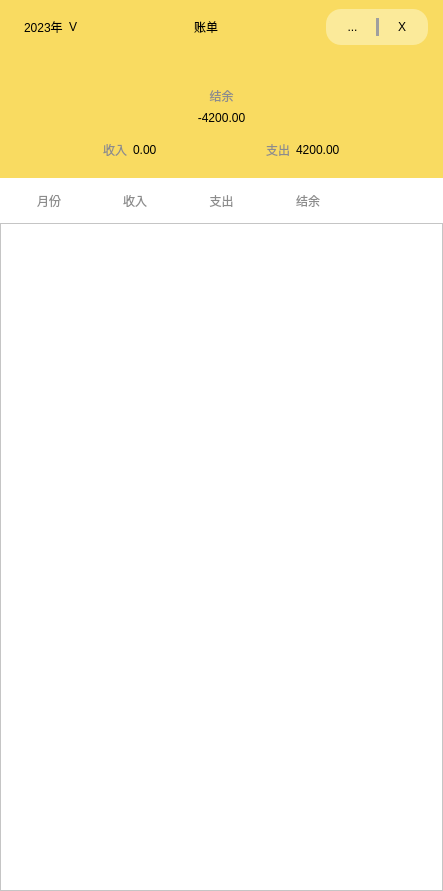
<?xml version="1.0" encoding="UTF-8"?>
<ui version="4.0">
 <class>BillSubArea</class>
 <widget class="QWidget" name="BillSubArea">
  <property name="geometry">
   <rect>
    <x>0</x>
    <y>0</y>
    <width>443</width>
    <height>891</height>
   </rect>
  </property>
  <property name="windowTitle">
   <string>Form</string>
  </property>
  <property name="styleSheet">
   <string notr="true">background-color: rgb(255, 255, 255);</string>
  </property>
  <layout class="QGridLayout" name="gridLayout_2">
   <property name="leftMargin">
    <number>0</number>
   </property>
   <property name="topMargin">
    <number>0</number>
   </property>
   <property name="rightMargin">
    <number>0</number>
   </property>
   <property name="bottomMargin">
    <number>0</number>
   </property>
   <property name="spacing">
    <number>0</number>
   </property>
   <item row="0" column="0">
    <widget class="QWidget" name="backgroundwidget" native="true">
     <property name="sizePolicy">
      <sizepolicy hsizetype="Expanding" vsizetype="Expanding">
       <horstretch>0</horstretch>
       <verstretch>0</verstretch>
      </sizepolicy>
     </property>
     <property name="styleSheet">
      <string notr="true">background-color: rgb(255, 255, 255);
color: rgb(0, 0, 0);</string>
     </property>
     <layout class="QGridLayout" name="gridLayout" rowstretch="4,1,15">
      <property name="leftMargin">
       <number>0</number>
      </property>
      <property name="topMargin">
       <number>0</number>
      </property>
      <property name="rightMargin">
       <number>0</number>
      </property>
      <property name="bottomMargin">
       <number>0</number>
      </property>
      <property name="spacing">
       <number>0</number>
      </property>
      <item row="0" column="0">
       <widget class="QWidget" name="widget_4" native="true">
        <property name="styleSheet">
         <string notr="true">background-color: rgb(249, 219, 97);</string>
        </property>
        <layout class="QVBoxLayout" name="verticalLayout">
         <property name="leftMargin">
          <number>0</number>
         </property>
         <property name="rightMargin">
          <number>0</number>
         </property>
         <item>
          <layout class="QHBoxLayout" name="horizontalLayout_3">
           <property name="leftMargin">
            <number>15</number>
           </property>
           <property name="rightMargin">
            <number>15</number>
           </property>
           <item>
            <widget class="QWidget" name="widget_2" native="true">
             <property name="styleSheet">
              <string notr="true">border:none;
color: rgb(0, 0, 0);</string>
             </property>
             <layout class="QHBoxLayout" name="horizontalLayout_2">
              <item>
               <widget class="QLabel" name="label_year">
                <property name="styleSheet">
                 <string notr="true">
font: 18pt &quot;微软雅黑&quot;;</string>
                </property>
                <property name="text">
                 <string>2023年</string>
                </property>
               </widget>
              </item>
              <item>
               <widget class="QLabel" name="label_year_arrow">
                <property name="styleSheet">
                 <string notr="true">font: 18pt &quot;微软雅黑&quot;;</string>
                </property>
                <property name="text">
                 <string>V</string>
                </property>
               </widget>
              </item>
             </layout>
            </widget>
           </item>
           <item>
            <spacer name="horizontalSpacer">
             <property name="orientation">
              <enum>Qt::Horizontal</enum>
             </property>
             <property name="sizeHint" stdset="0">
              <size>
               <width>40</width>
               <height>20</height>
              </size>
             </property>
            </spacer>
           </item>
           <item>
            <widget class="QLabel" name="label_5">
             <property name="styleSheet">
              <string notr="true">font: 20pt &quot;微软雅黑&quot;;</string>
             </property>
             <property name="text">
              <string>账单</string>
             </property>
             <property name="alignment">
              <set>Qt::AlignCenter</set>
             </property>
            </widget>
           </item>
           <item>
            <spacer name="horizontalSpacer_2">
             <property name="orientation">
              <enum>Qt::Horizontal</enum>
             </property>
             <property name="sizeHint" stdset="0">
              <size>
               <width>40</width>
               <height>20</height>
              </size>
             </property>
            </spacer>
           </item>
           <item>
            <widget class="QWidget" name="widget_Help" native="true">
             <property name="styleSheet">
              <string notr="true">background-color: rgb(251, 234, 154);
border-radius:15px;</string>
             </property>
             <layout class="QHBoxLayout" name="horizontalLayout" stretch="4,1,4">
              <property name="leftMargin">
               <number>9</number>
              </property>
              <item>
               <widget class="QLabel" name="label_Menu">
                <property name="text">
                 <string>...</string>
                </property>
                <property name="alignment">
                 <set>Qt::AlignCenter</set>
                </property>
               </widget>
              </item>
              <item>
               <widget class="Line" name="line">
                <property name="sizePolicy">
                 <sizepolicy hsizetype="Fixed" vsizetype="Expanding">
                  <horstretch>0</horstretch>
                  <verstretch>0</verstretch>
                 </sizepolicy>
                </property>
                <property name="styleSheet">
                 <string notr="true">background-color: rgb(159, 159, 159);</string>
                </property>
                <property name="lineWidth">
                 <number>2</number>
                </property>
                <property name="midLineWidth">
                 <number>2</number>
                </property>
                <property name="orientation">
                 <enum>Qt::Vertical</enum>
                </property>
               </widget>
              </item>
              <item>
               <widget class="QLabel" name="label_Quit">
                <property name="text">
                 <string>X</string>
                </property>
                <property name="alignment">
                 <set>Qt::AlignCenter</set>
                </property>
               </widget>
              </item>
             </layout>
            </widget>
           </item>
          </layout>
         </item>
         <item>
          <spacer name="verticalSpacer">
           <property name="orientation">
            <enum>Qt::Vertical</enum>
           </property>
           <property name="sizeHint" stdset="0">
            <size>
             <width>20</width>
             <height>27</height>
            </size>
           </property>
          </spacer>
         </item>
         <item>
          <widget class="QLabel" name="label_10">
           <property name="styleSheet">
            <string notr="true">font: 14pt &quot;微软雅黑&quot;;
color:rgb(140,140,140);</string>
           </property>
           <property name="text">
            <string>结余</string>
           </property>
           <property name="alignment">
            <set>Qt::AlignCenter</set>
           </property>
          </widget>
         </item>
         <item>
          <widget class="QLabel" name="label_FinallyMoneyCounts">
           <property name="styleSheet">
            <string notr="true">font: 32pt &quot;微软雅黑&quot;;</string>
           </property>
           <property name="text">
            <string>-4200.00</string>
           </property>
           <property name="alignment">
            <set>Qt::AlignCenter</set>
           </property>
          </widget>
         </item>
         <item>
          <widget class="QWidget" name="widget_5" native="true">
           <layout class="QHBoxLayout" name="horizontalLayout_4">
            <property name="leftMargin">
             <number>0</number>
            </property>
            <property name="rightMargin">
             <number>0</number>
            </property>
            <item>
             <spacer name="horizontalSpacer_3">
              <property name="orientation">
               <enum>Qt::Horizontal</enum>
              </property>
              <property name="sizeHint" stdset="0">
               <size>
                <width>49</width>
                <height>20</height>
               </size>
              </property>
             </spacer>
            </item>
            <item>
             <widget class="QLabel" name="label_6">
              <property name="styleSheet">
               <string notr="true">color:rgb(140,140,140);
font: 14pt &quot;微软雅黑&quot;;</string>
              </property>
              <property name="text">
               <string>收入</string>
              </property>
              <property name="alignment">
               <set>Qt::AlignRight|Qt::AlignTrailing|Qt::AlignVCenter</set>
              </property>
             </widget>
            </item>
            <item>
             <widget class="QLabel" name="label_IncomeNum">
              <property name="text">
               <string>0.00</string>
              </property>
             </widget>
            </item>
            <item>
             <spacer name="horizontalSpacer_5">
              <property name="orientation">
               <enum>Qt::Horizontal</enum>
              </property>
              <property name="sizeHint" stdset="0">
               <size>
                <width>49</width>
                <height>20</height>
               </size>
              </property>
             </spacer>
            </item>
            <item>
             <widget class="QLabel" name="label_8">
              <property name="styleSheet">
               <string notr="true">color:rgb(140,140,140);
font: 14pt &quot;微软雅黑&quot;;</string>
              </property>
              <property name="text">
               <string>支出</string>
              </property>
              <property name="alignment">
               <set>Qt::AlignRight|Qt::AlignTrailing|Qt::AlignVCenter</set>
              </property>
             </widget>
            </item>
            <item>
             <widget class="QLabel" name="label_ExpandNum">
              <property name="text">
               <string>4200.00</string>
              </property>
             </widget>
            </item>
            <item>
             <spacer name="horizontalSpacer_4">
              <property name="orientation">
               <enum>Qt::Horizontal</enum>
              </property>
              <property name="sizeHint" stdset="0">
               <size>
                <width>49</width>
                <height>20</height>
               </size>
              </property>
             </spacer>
            </item>
           </layout>
          </widget>
         </item>
        </layout>
       </widget>
      </item>
      <item row="1" column="0">
       <widget class="QWidget" name="widget_TableBar" native="true">
        <layout class="QHBoxLayout" name="horizontalLayout_5">
         <item>
          <widget class="QLabel" name="label_Month">
           <property name="styleSheet">
            <string notr="true">color:rgb(140,140,140);
font: 14pt &quot;微软雅黑&quot;;</string>
           </property>
           <property name="text">
            <string>月份</string>
           </property>
           <property name="alignment">
            <set>Qt::AlignCenter</set>
           </property>
          </widget>
         </item>
         <item>
          <widget class="QLabel" name="label_Income">
           <property name="styleSheet">
            <string notr="true">color:rgb(140,140,140);
font: 14pt &quot;微软雅黑&quot;;</string>
           </property>
           <property name="text">
            <string>收入</string>
           </property>
           <property name="alignment">
            <set>Qt::AlignCenter</set>
           </property>
          </widget>
         </item>
         <item>
          <widget class="QLabel" name="label_Expand">
           <property name="styleSheet">
            <string notr="true">color:rgb(140,140,140);
font: 14pt &quot;微软雅黑&quot;;</string>
           </property>
           <property name="text">
            <string>支出</string>
           </property>
           <property name="alignment">
            <set>Qt::AlignCenter</set>
           </property>
          </widget>
         </item>
         <item>
          <widget class="QLabel" name="label_Balance">
           <property name="styleSheet">
            <string notr="true">color:rgb(140,140,140);
font: 14pt &quot;微软雅黑&quot;;</string>
           </property>
           <property name="text">
            <string>结余</string>
           </property>
           <property name="alignment">
            <set>Qt::AlignCenter</set>
           </property>
          </widget>
         </item>
         <item>
          <widget class="QLabel" name="label_Space">
           <property name="text">
            <string/>
           </property>
          </widget>
         </item>
        </layout>
       </widget>
      </item>
      <item row="2" column="0">
       <widget class="DetialTableview" name="tableView"/>
      </item>
     </layout>
    </widget>
   </item>
  </layout>
 </widget>
 <customwidgets>
  <customwidget>
   <class>DetialTableview</class>
   <extends>QTableView</extends>
   <header>detialtableview.h</header>
  </customwidget>
 </customwidgets>
 <resources/>
 <connections/>
</ui>
